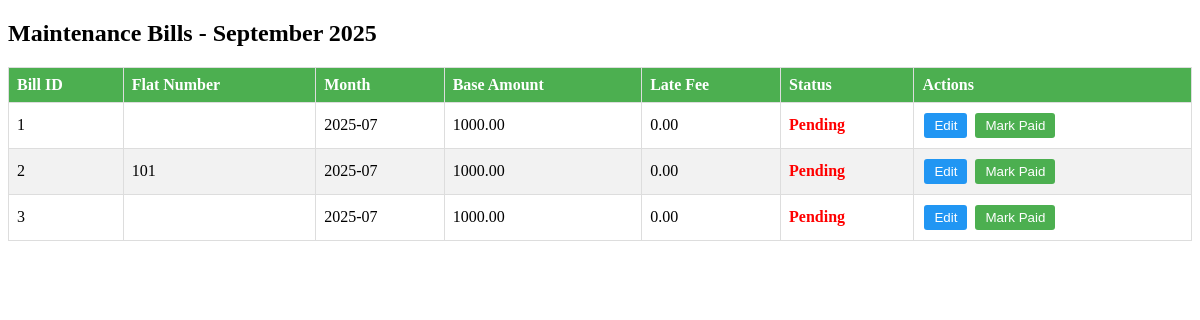
The page /maintenance-bills (signed in) on the database as committed earlier.
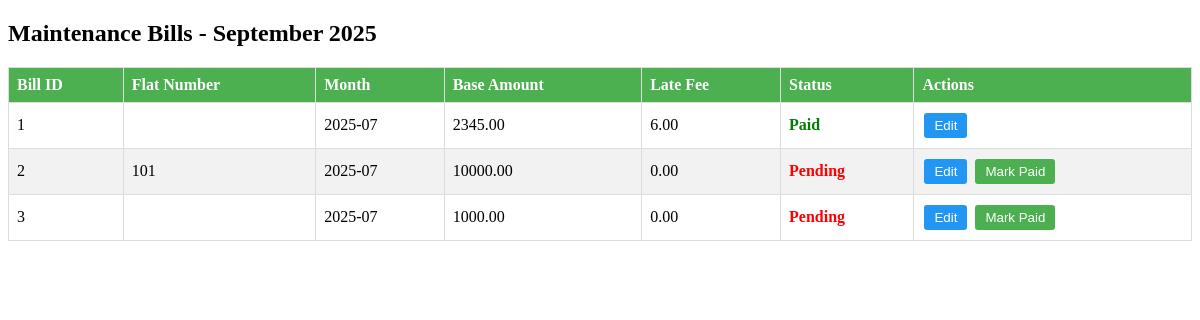
The same page on the database as committed later.
### app/models.py (models this page shows)
class MaintenanceBill(db.Model):
    __tablename__ = 'maintenance_bills'
    bill_id = db.Column(db.Integer, primary_key=True)
    flat_id = db.Column(db.Integer, db.ForeignKey('flats.flat_id'), nullable=False)
    month = db.Column(db.String(7), nullable=False)  # e.g. '2025-07'
    base_amount = db.Column(db.Float, nullable=False)
    late_fee = db.Column(db.Float, default=0.0)
    status = db.Column(db.String(10), default='Pending')  # Paid / Pending
    flat = db.relationship('Flat', backref='bills')  # ✅ ADD THIS LINE
    payments = db.relationship('Payment', backref='bill', lazy=True)

class Flat(db.Model):
    __tablename__ = 'flats'
    flat_id = db.Column(db.Integer, primary_key=True, autoincrement=True)
    flat_number = db.Column(db.String(10), nullable=False)
    owner_name = db.Column(db.String(100), nullable=False)
    contact = db.Column(db.String(15), nullable=False)
    email = db.Column(db.String(100))
    maintenance_status = db.Column(db.String(50))

### app/routes.py (the view)
@main_bp.route('/maintenance-bills')
@login_required
def maintenance_bills_old():
    all_bills = MaintenanceBill.query.all()
    current_month = datetime.now().strftime('%B %Y')
    return render_template('maintainance.html', bills=all_bills, current_month=current_month)

### app/routes.py (called while the page is built)
def login_required(f):
    @wraps(f)
    def decorated(*args, **kwargs):
        if 'user_id' not in session:
            return redirect(url_for('auth.login'))
        return f(*args, **kwargs)
    return decorated

### app/templates/maintainance.html (shortened to what this page needs)
<!DOCTYPE html>
<html lang="en">
<head>
</head>
<body>
  <h2>Maintenance Bills - {{ current_month }}</h2>
  <table>
    <thead>
      <tr>
        <th>Bill ID</th>
        <th>Flat Number</th>
        <th>Month</th>
        <th>Base Amount</th>
        <th>Late Fee</th>
        <th>Status</th>
        <th>Actions</th>
      </tr>
    </thead>
    <tbody>
      {% for bill in bills %}
      <tr data-id="{{ bill.bill_id }}">
        <td>{{ bill.bill_id }}</td>
        <td>{{ bill.flat.flat_number }}</td>
        <td>{{ bill.month }}</td>
        <td class="amount">{{ "%.2f"|format(bill.base_amount) }}</td>
        <td class="late_fee">{{ "%.2f"|format(bill.late_fee) }}</td>
        <td class="status {{ bill.status|lower }}">{{ bill.status }}</td>
        <td>
          <button onclick="editRow(this)">Edit</button>
          {% if bill.status != 'Paid' %}
          <button class="mark-paid-btn" onclick="markPaid(this)">Mark Paid</button>
          {% endif %}
        </td>
      </tr>
      {% endfor %}
    </tbody>
  </table>
</body>
</html>

Rows that differ between the two databases and show on the page:
changed MaintenanceBill id 1: base_amount "1000.00" → "2345.00"; late_fee "0.00" → "6.00"; status "Pending" → "Paid"; no longer shows "Mark Paid"
changed MaintenanceBill id 2: base_amount "1000.00" → "10000.00"
